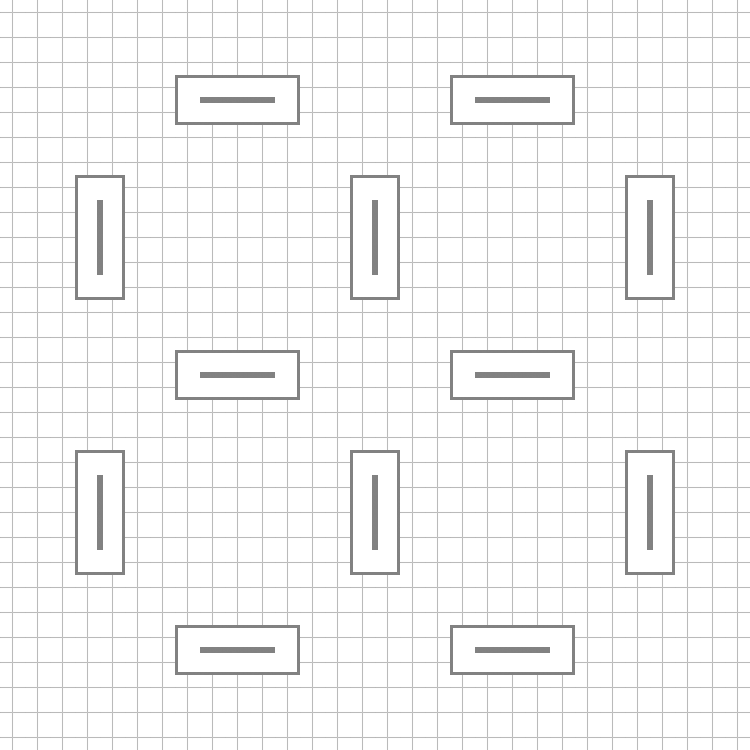

A 2D game scene composited from a Tiled map and its tileset images. What follows is a short description and the map's XML, with each tile layer's data collapsed to a summary:
An orthogonal 30x30 tile map with 25x25 px tiles, 2 tile layers (bg, walls) and 28 objects.

<map version="1.0" tiledversion="1.1.5" orientation="orthogonal" renderorder="right-down" width="30" height="30" tilewidth="25" tileheight="25" infinite="0" nextobjectid="394">
 <tileset firstgid="1" name="tiles" tilewidth="25" tileheight="25" tilecount="48" columns="16">
  <image source="tiles.png" width="400" height="75" />
  <tile id="0">
   <properties>
    <property name="collides" type="bool" value="true" />
    <property name="isOpaque" value="true" />
   </properties>
  </tile>
  <tile id="1">
   <properties>
    <property name="collides" type="bool" value="true" />
    <property name="isOpaque" value="true" />
   </properties>
  </tile>
  <tile id="2">
   <properties>
    <property name="collides" type="bool" value="true" />
    <property name="isOpaque" value="true" />
   </properties>
  </tile>
  <tile id="3">
   <properties>
    <property name="collides" type="bool" value="true" />
    <property name="isOpaque" value="true" />
   </properties>
  </tile>
  <tile id="4">
   <properties>
    <property name="collides" type="bool" value="true" />
    <property name="isOpaque" value="true" />
   </properties>
  </tile>
  <tile id="5">
   <properties>
    <property name="collides" type="bool" value="true" />
    <property name="isOpaque" value="true" />
   </properties>
  </tile>
  <tile id="6">
   <properties>
    <property name="collides" type="bool" value="true" />
    <property name="isOpaque" value="true" />
   </properties>
  </tile>
  <tile id="7">
   <properties>
    <property name="collides" type="bool" value="true" />
    <property name="isOpaque" value="false" />
   </properties>
   <objectgroup draworder="index">
    <object id="1" x="8" y="8" width="10" height="10" />
   </objectgroup>
  </tile>
  <tile id="8">
   <properties>
    <property name="collides" type="bool" value="true" />
   </properties>
  </tile>
  <tile id="9">
   <properties>
    <property name="collides" type="bool" value="true" />
   </properties>
  </tile>
  <tile id="10">
   <properties>
    <property name="collides" type="bool" value="true" />
   </properties>
  </tile>
  <tile id="11">
   <properties>
    <property name="collides" type="bool" value="true" />
   </properties>
  </tile>
  <tile id="12">
   <properties>
    <property name="collides" type="bool" value="true" />
   </properties>
  </tile>
  <tile id="13">
   <properties>
    <property name="collides" type="bool" value="true" />
   </properties>
  </tile>
  <tile id="14">
   <properties>
    <property name="collides" type="bool" value="true" />
   </properties>
  </tile>
  <tile id="15">
   <properties>
    <property name="collides" type="bool" value="true" />
   </properties>
  </tile>
  <tile id="16">
   <properties>
    <property name="collides" type="bool" value="true" />
    <property name="isOpaque" value="false" />
   </properties>
  </tile>
  <tile id="17">
   <properties>
    <property name="collides" type="bool" value="true" />
   </properties>
  </tile>
  <tile id="18">
   <properties>
    <property name="collides" type="bool" value="true" />
    <property name="isOpaque" value="false" />
   </properties>
  </tile>
  <tile id="19">
   <properties>
    <property name="collides" type="bool" value="true" />
    <property name="isOpaque" value="false" />
   </properties>
  </tile>
  <tile id="20">
   <properties>
    <property name="collides" type="bool" value="true" />
    <property name="isOpaque" value="false" />
   </properties>
  </tile>
  <tile id="21">
   <properties>
    <property name="collides" type="bool" value="true" />
    <property name="isOpaque" value="false" />
   </properties>
  </tile>
  <tile id="22">
   <properties>
    <property name="collides" type="bool" value="true" />
    <property name="isOpaque" value="false" />
   </properties>
  </tile>
  <tile id="23">
   <properties>
    <property name="collides" type="bool" value="true" />
    <property name="isOpaque" value="false" />
   </properties>
  </tile>
  <tile id="24">
   <properties>
    <property name="collides" type="bool" value="false" />
   </properties>
  </tile>
  <tile id="25">
   <properties>
    <property name="collides" type="bool" value="true" />
   </properties>
  </tile>
  <tile id="26">
   <properties>
    <property name="collides" type="bool" value="false" />
   </properties>
  </tile>
  <tile id="27">
   <properties>
    <property name="collides" type="bool" value="false" />
   </properties>
  </tile>
  <tile id="28">
   <properties>
    <property name="collides" type="bool" value="false" />
   </properties>
  </tile>
  <tile id="29">
   <properties>
    <property name="collides" type="bool" value="false" />
   </properties>
  </tile>
  <tile id="30">
   <properties>
    <property name="collides" type="bool" value="false" />
   </properties>
  </tile>
  <tile id="31">
   <properties>
    <property name="collides" type="bool" value="false" />
   </properties>
  </tile>
  <tile id="32">
   <properties>
    <property name="collides" type="bool" value="true" />
    <property name="isOpaque" value="false" />
   </properties>
  </tile>
  <tile id="33">
   <properties>
    <property name="collides" type="bool" value="true" />
    <property name="isOpaque" value="false" />
   </properties>
  </tile>
  <tile id="34">
   <properties>
    <property name="collides" type="bool" value="true" />
    <property name="isOpaque" value="false" />
   </properties>
  </tile>
  <tile id="35">
   <properties>
    <property name="collides" type="bool" value="true" />
    <property name="isOpaque" value="false" />
   </properties>
  </tile>
  <tile id="36">
   <properties>
    <property name="collides" type="bool" value="true" />
    <property name="isOpaque" value="false" />
   </properties>
  </tile>
  <tile id="37">
   <properties>
    <property name="collides" type="bool" value="true" />
    <property name="isOpaque" value="false" />
   </properties>
  </tile>
  <tile id="38">
   <properties>
    <property name="collides" type="bool" value="true" />
    <property name="isOpaque" value="false" />
   </properties>
  </tile>
  <tile id="39">
   <properties>
    <property name="collides" type="bool" value="true" />
   </properties>
  </tile>
  <tile id="40">
   <properties>
    <property name="collides" type="bool" value="true" />
   </properties>
  </tile>
  <tile id="41">
   <properties>
    <property name="collides" type="bool" value="true" />
   </properties>
  </tile>
  <tile id="42">
   <properties>
    <property name="collides" type="bool" value="true" />
   </properties>
  </tile>
  <tile id="43">
   <properties>
    <property name="collides" type="bool" value="true" />
   </properties>
  </tile>
  <tile id="44">
   <properties>
    <property name="collides" type="bool" value="true" />
   </properties>
  </tile>
  <tile id="45">
   <properties>
    <property name="collides" type="bool" value="true" />
   </properties>
  </tile>
  <tile id="46">
   <properties>
    <property name="collides" type="bool" value="true" />
   </properties>
  </tile>
  <tile id="47">
   <properties>
    <property name="collides" type="bool" value="true" />
   </properties>
  </tile>
 </tileset>
 <layer name="bg" width="30" height="30">
  <data>[900 cells, 900 non-empty, 1 distinct tile ids]</data>
 </layer>
 <layer name="walls" width="30" height="30">
  <data>[900 cells, 120 non-empty, 6 distinct tile ids]</data>
 </layer>
 <objectgroup name="navmesh">
  <object id="367" x="0" y="0" width="162.5" height="162.5" />
  <object id="368" x="312.5" y="0" width="125" height="162.5" />
  <object id="369" x="587.5" y="0" width="162.5" height="162.5" />
  <object id="370" x="162.5" y="0" width="150" height="62.5" />
  <object id="371" x="437.5" y="0" width="150" height="62.5" />
  <object id="372" x="0" y="312.5" width="162.5" height="125" />
  <object id="373" x="0" y="162.5" width="62.5" height="150" />
  </objectgroup>
</map>
<!-- 20 of 28 objects omitted -->